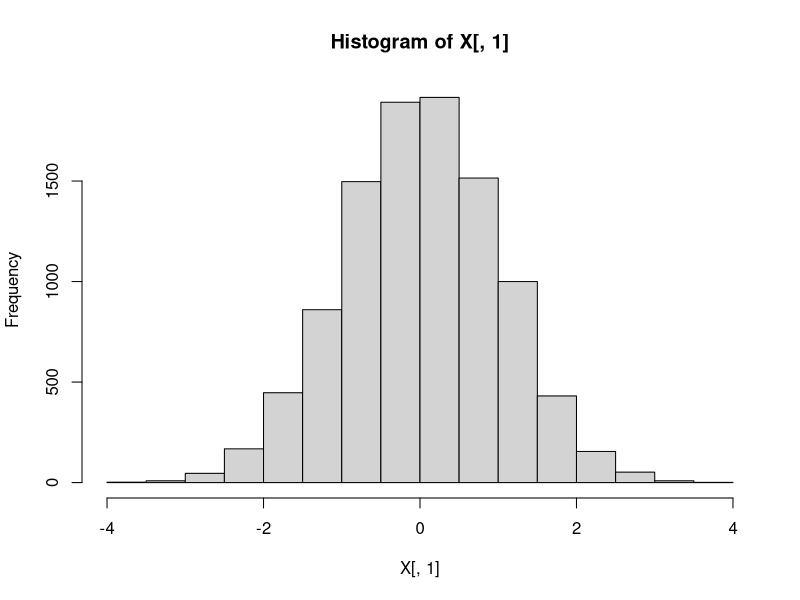
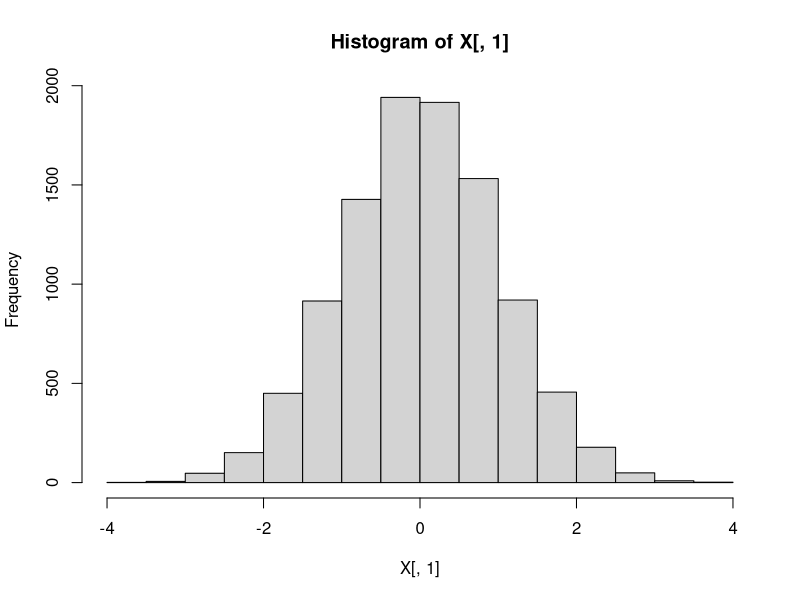
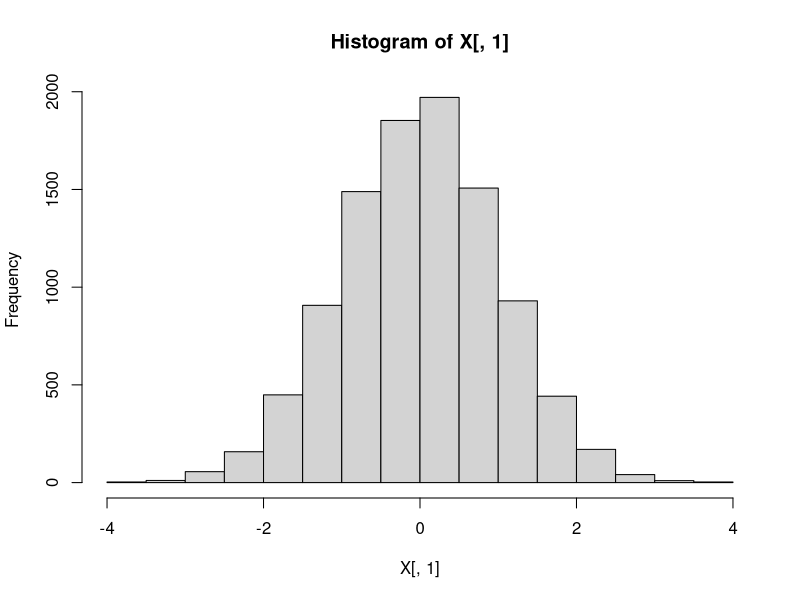
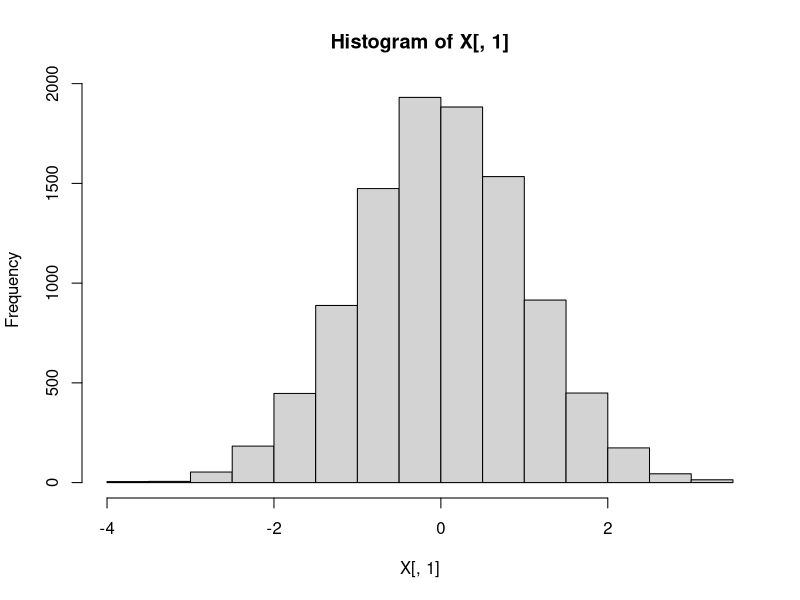
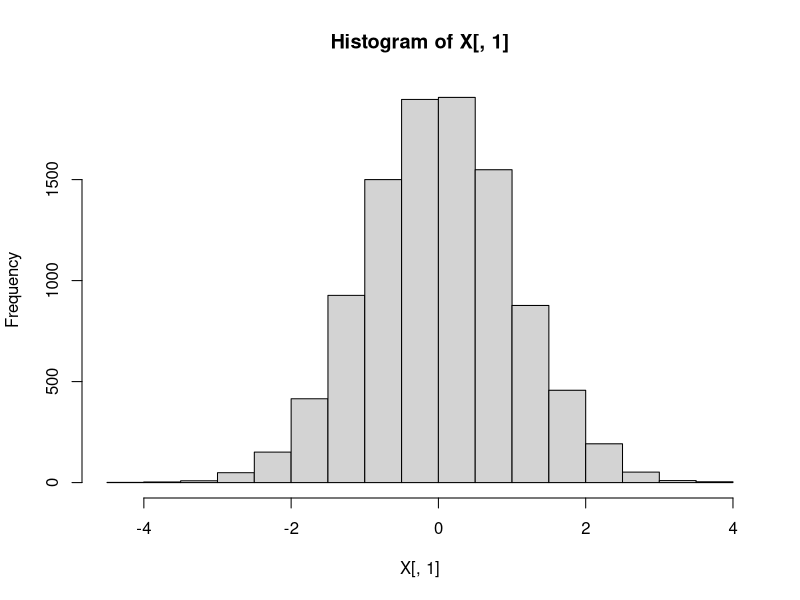
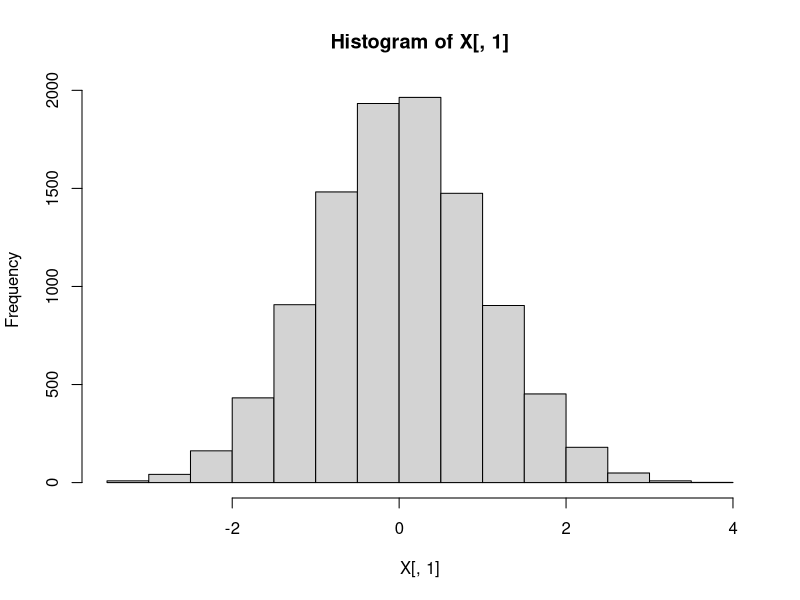
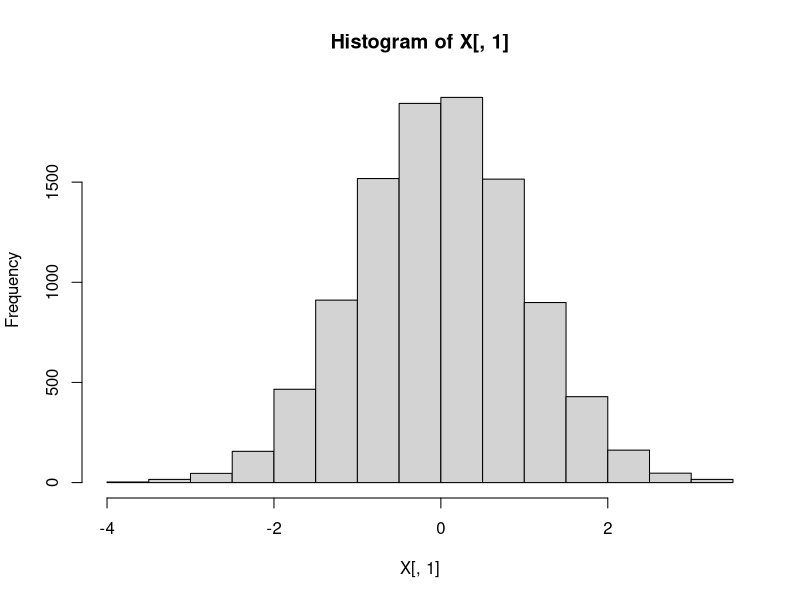
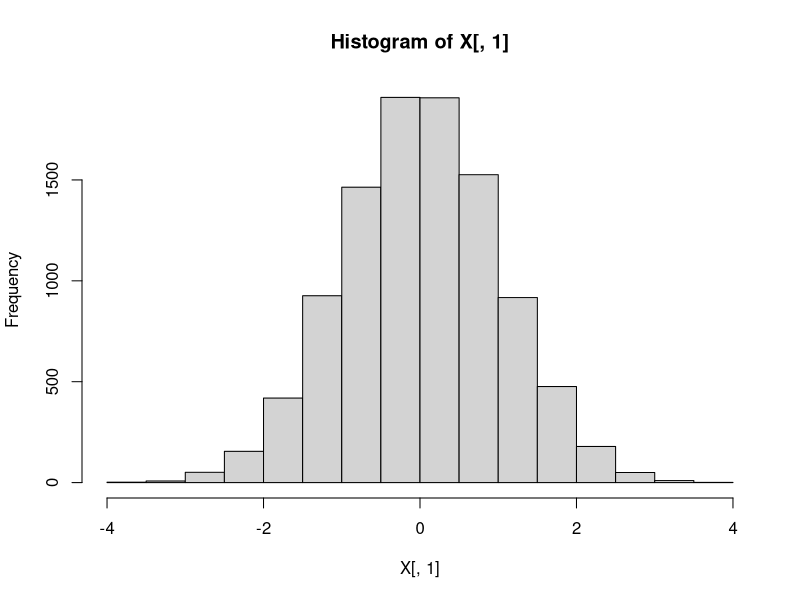

These figures' R source, in order:
## ---- chunk 1
knitr::opts_chunk$set(echo = TRUE)
## ---- chunk 2

library(plyr)
library(dplyr)
library(tidyr)
library(ggplot2)
library(reshape2)
ans <- rep(0, 100)

for (iter in 1:100) {
  X <- NULL
  # Create a variable n which is the number of observations we'll look at.  
  n = 10000
  
  #The variable p will be the width of that variable.  
  p = 2
  
  #rnorm generates a random draw from a standard normal distribution.
  X = matrix(rnorm(n*p), n, p)
  
  # This lets us look at the data
  head(X)
  # Histogram of the first column.  We can see that it looks like a bell curve
  hist(X[,1])
  
  #NOTE: if you wanted to draw from something with a non-zero mean and more interesting variance that's: rnorm(n*p)*st_dev + mu
  st_dev <- 2
  mu <- 10
  
  X[,1] <- X[,1]*st_dev + mu
  X <-data.frame(X)
  ggplot(X,aes(X[,1])) + geom_histogram(binwidth=1)
  # Base R version: hist(X[,1])
  
  # There is a really nice function in R called "sample" which lets us take a random sub sample of our data say I'd like to take a sample of 25 observations 
  #obs = 25
  total_samps = 100
  #sample_means = matrix(0, total_samps, 1)
  sample_means = rep(0,total_samps)
  
  # for (i in 1:total_samps) {
  # subsample <- c(sample(X[,1], obs))
  # sample_means[i] = mean(subsample)
  # }
  # 
  # sample_means <-data.frame(sample_means)
  # ggplot(sample_means,aes(sample_means)) + geom_histogram(binwidth=.1)
  # st_err <- st_dev/(obs^.5)
  # 
  # #hist(sample_means)
  # summary(sample_means)
  
  #Create a vector which increments up from an initial value to 100 by one
  obs_0 = 3
  obs_max = 100
  obs_vec <- seq(obs_0, obs_max, 1)
  obs_count <- length(obs_vec)
  
  #Create dataframe to store our observations
  sim_power = matrix(0, obs_count, 2)
  sim_power[,1]<-obs_vec
  sim_power <- data.frame(sim_power)
  colnames(sim_power) <- c("Number_Obs","Mean_value_at_5percentile")
  #Reset sample_means
  sample_means <- NULL
  sample_means = rep(0,total_samps)
  
  for (j in 1:obs_count) {
    for (i in 1:total_samps) {
    subsample <- c(sample(X[,1], sim_power[j,1]))
    sample_means[i] = mean(subsample)
    }
    sim_power[j,2] <- quantile(sample_means, 0.05)
    #sim_power[j,3] <- st_dev/(sim_power[j,1]^.5)
  }
  
  sim_power <-
    filter(sim_power, Mean_value_at_5percentile > 9) %>%  
    filter(`Mean_value_at_5percentile` == min(`Mean_value_at_5percentile`))
  
  ans[iter] <- sim_power[1,1]  #assign the min sample-size that yields the desirable value to one of the entry in the 'ans' vector
}

mean(ans)



# Question: Take a normal distribution with mu = 10 and variance of 9 (e.g., standard deviation of 3).  Simulate a population of 10,000.  What is the sample size needed to make the standard error of the sample mean sufficiently small so that no more than 5% of the sample means are less 9?
  
  


